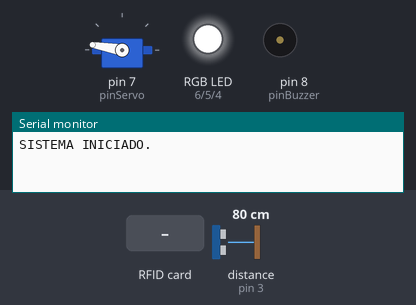
The sketch below on a simulated Arduino Uno, built with avr-gcc and run on an emulated ATmega328P. Shown: servo, an RGB LED mixed from three pins (HIGH = lit), buzzer (waves = sounding), the last lines printed to the serial monitor. Inputs (shaded band) come from the test bench; at power-on: distance to the obstacle (sensor on pin 3) 80 cm. The echo pulse lasts 58.3 µs per cm; pins used as bus, display or sensor lines are not drawn.

Above: at 1.2 s.
1.3 s: RFID card 63 C6 33 16 held to the reader
At 2.6 s:
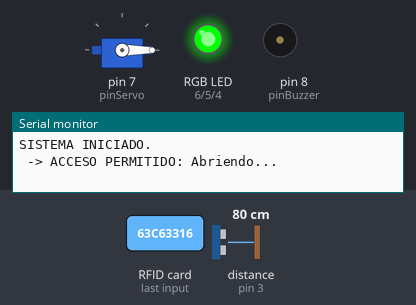
3.0 s: distance to the obstacle (sensor on pin 3) set to 17 cm
6.0 s: distance to the obstacle (sensor on pin 3) set to 14 cm
7.5 s: RFID card 5E 7A 19 C4 held to the reader
At 8.1 s:
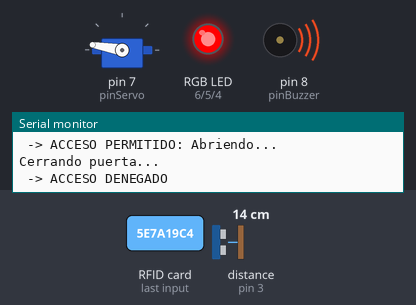
10.0 s: RFID card 52 A1 94 04 held to the reader
At 10.21 s:
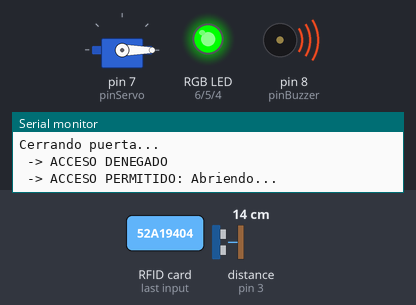
11.7 s: distance to the obstacle (sensor on pin 3) set to 18 cm
At 13.9 s:
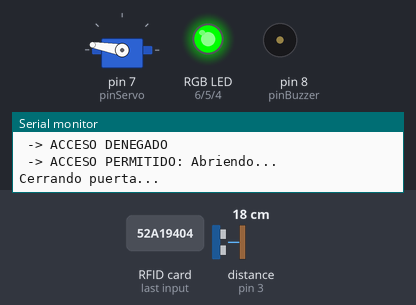
Timing chart, 0 to 15.7 s (numbered marks = the images above; inputs shaded):
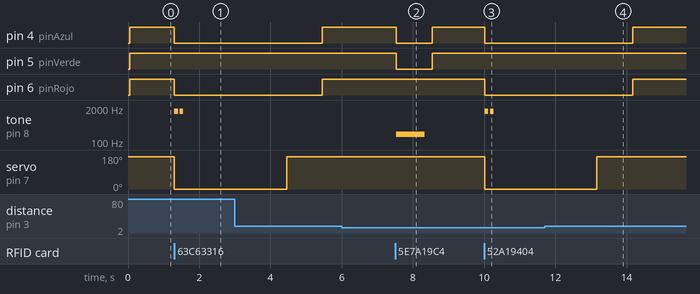

The sketch:

PIC-seguridad.ino
```cpp
#include <SPI.h>
#include <MFRC522.h>
#include <Servo.h>

// --- PINES ---
#define RST_PIN  9
#define SS_PIN   10
const int pinRojo = 6;
const int pinVerde = 5;
const int pinAzul = 4;
const int pinBuzzer = 8;
const int pinTrig = 2;
const int pinEcho = 3;
const int pinServo = 7;

// --- OBJETOS ---
MFRC522 mfrc522(SS_PIN, RST_PIN);
Servo miPuerta;

// --- CONFIGURACIÓN SERVO ---
const int ANGULO_ABIERTO = 0;
const int ANGULO_CERRADO = 170;

// --- TUS IDs ---
byte ID_Triangulo[4] = {0x63, 0xC6, 0x33, 0x16};
byte ID_Estrella[4]  = {0x52, 0xA1, 0x94, 0x04};

// --- CONFIGURACIÓN DE DISTANCIA ---
const int DISTANCIA_PISO = 18;
const int MARGEN_SEGURIDAD = 3;
const int UMBRAL_CORTE = DISTANCIA_PISO - MARGEN_SEGURIDAD;

void setup() {
  Serial.begin(9600);
  SPI.begin();
  mfrc522.PCD_Init();

  pinMode(pinRojo, OUTPUT);
  pinMode(pinVerde, OUTPUT);
  pinMode(pinAzul, OUTPUT);
  pinMode(pinBuzzer, OUTPUT);
  pinMode(pinTrig, OUTPUT);
  pinMode(pinEcho, INPUT);

  miPuerta.attach(pinServo);
  miPuerta.write(ANGULO_CERRADO);

  colorRGB(255, 255, 255);
  Serial.println("SISTEMA INICIADO.");
}

void loop() {
  // MEDIDA ANTI-CONGELAMIENTO: Reiniciar comunicación con lector en cada vuelta
  mfrc522.PCD_Init();

  // 1. Lectura RFID
  if (!mfrc522.PICC_IsNewCardPresent()) return;
  if (!mfrc522.PICC_ReadCardSerial()) return;

  // 2. Validación
  if (compararUID(mfrc522.uid.uidByte, ID_Triangulo) ||
      compararUID(mfrc522.uid.uidByte, ID_Estrella)) {
    accesoConcedido();
  } else {
    accesoDenegado();
  }

  mfrc522.PICC_HaltA();
  colorRGB(255, 255, 255);
}

// --- FUNCIONES ---

void accesoConcedido() {
  Serial.println(" -> ACCESO PERMITIDO: Abriendo...");

  miPuerta.write(ANGULO_ABIERTO);
  colorRGB(0, 255, 0);

  tone(pinBuzzer, 1500, 100);
  delay(150);
  tone(pinBuzzer, 1500, 100);

  // IMPORTANTE: Esperar a que el servo llegue físicamente y el voltaje se calme
  // antes de encender el sensor ultrasónico.
  delay(1000);

  // Tiempo extra de puerta abierta
  delay(2000);

  // LÓGICA DE SEGURIDAD CON TIMEOUT (Para evitar bucle infinito)
  long distanciaActual = medirDistancia();
  unsigned long tiempoInicioEspera = millis(); // Guardamos la hora actual

  // Esperamos mientras haya obstáculo Y no hayan pasado más de 10 segundos
  while (distanciaActual < UMBRAL_CORTE && distanciaActual > 0) {

    // Si pasaron 10 segundos y sigue detectando algo, asumimos error y salimos
    if (millis() - tiempoInicioEspera > 10000) {
      Serial.println("TIEMPO EXCEDIDO. Forzando cierre...");
      tone(pinBuzzer, 500, 500); // Sonido de advertencia grave
      break;
    }

    Serial.print("OBSTÁCULO (");
    Serial.print(distanciaActual);
    Serial.println("cm) - ESPERANDO...");

    colorRGB(0, 0, 0); delay(100);
    colorRGB(0, 255, 0); delay(400);

    distanciaActual = medirDistancia();
  }

  Serial.println("Cerrando puerta...");
  miPuerta.write(ANGULO_CERRADO);
  delay(1000);
}

void accesoDenegado() {
  Serial.println(" -> ACCESO DENEGADO");
  colorRGB(255, 0, 0);
  tone(pinBuzzer, 200, 800);
  delay(1000);
  miPuerta.write(ANGULO_CERRADO);
}

boolean compararUID(byte lectura[], byte usuario[]) {
  for (byte i = 0; i < 4; i++) {
    if (lectura[i] != usuario[i]) return false;
  }
  return true;
}

void colorRGB(int r, int g, int b) {
  analogWrite(pinRojo, r);
  analogWrite(pinVerde, g);
  analogWrite(pinAzul, b);
}

long medirDistancia() {
  digitalWrite(pinTrig, LOW);
  delayMicroseconds(2);
  digitalWrite(pinTrig, HIGH);
  delayMicroseconds(10);
  digitalWrite(pinTrig, LOW);

  long duracion = pulseIn(pinEcho, HIGH, 25000); // Bajamos timeout a 25ms
  if (duracion == 0) return 999;

  return duracion * 0.034 / 2;
}
```

Measured:
- after the input at 1.3 s, pin 4 (pinAzul), pin 6 (pinRojo): HIGH → LOW at once; tone on pin 8 (pinBuzzer): alternates 1500 Hz for 0.10 s and silent for 0.05 s, 4 changes in all, then stays silent, starting at once; servo on pin 7 (pinServo): 170° → 0° at once
- after the input at 6.0 s, every drawn part: stays the same
- after the input at 7.5 s, pin 4 (pinAzul), pin 5 (pinVerde): HIGH → LOW at once, → HIGH 1.0 s later; tone on pin 8 (pinBuzzer): silent → 200 Hz at once, → silent 0.80 s later
- after the input at 10.0 s, pin 4 (pinAzul), pin 6 (pinRojo): HIGH → LOW at once; tone on pin 8 (pinBuzzer): alternates 1500 Hz for 0.10 s and silent for 0.05 s, 4 changes in all, then stays silent, starting at once; servo on pin 7 (pinServo): 170° → 0° at once
- after the input at 11.7 s, pin 4 (pinAzul), pin 6 (pinRojo): LOW → HIGH after 2.5 s; pin 5 (pinVerde): stops changing and stays HIGH; servo on pin 7 (pinServo): 0° → 170° after 1.5 s
